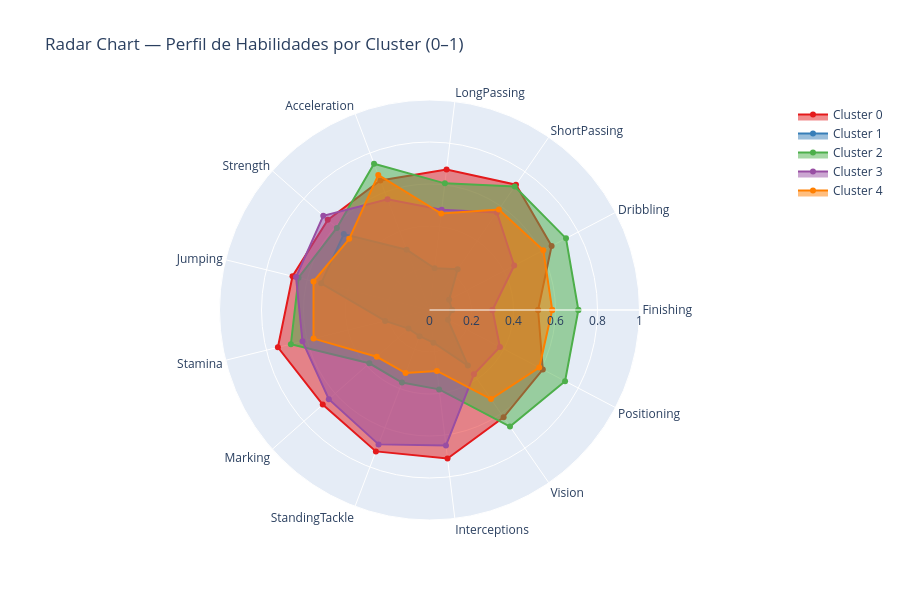

Notebook cell for this chart:
### Markdown cell above
### 8.1. Kruskal-Wallis y Test de Dunn

**Kruskal-Wallis** (ANOVA no paramétrico) evalúa si existe al menos un cluster
que difiere significativamente de los demás en cada variable, sin asumir normalidad.

**Test de Dunn** (post-hoc) identifica específicamente qué pares de clusters
difieren entre sí, con corrección de Bonferroni para múltiples comparaciones.

### Code cell
df_perfil = df.copy()
df_perfil['Cluster'] = cluster_labels

kw_df, all_dunn = perfilamiento_clusters(df_perfil, columnas, k_optimo)

### Figure 1 — Plotly figure (JSON) as saved in the notebook; plotly's stock layout.template omitted (floating-point values rounded to 4 significant figures)
{"data": [{"fill": "toself", "line": {"color": "rgb(228,26,28)"}, "name": "Cluster 0", "r": [0.5172, 0.6567, 0.7248, 0.6741, 0.6599, 0.6474, 0.6719, 0.7435, 0.6793, 0.7201, 0.7123, 0.6212, 0.6093, 0.5172], "theta": ["Finishing", "Dribbling", "ShortPassing", "LongPassing", "Acceleration", "Strength", "Jumping", "Stamina", "Marking", "StandingTackle", "Interceptions", "Vision", "Positioning", "Finishing"], "type": "scatterpolar"}, {"fill": "toself", "line": {"color": "rgb(55,126,184)"}, "name": "Cluster 1", "r": [0.1072, 0.1054, 0.236, 0.1999, 0.3073, 0.5454, 0.5312, 0.2177, 0.1333, 0.1333, 0.1569, 0.3218, 0.09908, 0.1072], "theta": ["Finishing", "Dribbling", "ShortPassing", "LongPassing", "Acceleration", "Strength", "Jumping", "Stamina", "Marking", "StandingTackle", "Interceptions", "Vision", "Positioning", "Finishing"], "type": "scatterpolar"}, {"fill": "toself", "line": {"color": "rgb(77,175,74)"}, "name": "Cluster 2", "r": [0.7089, 0.7341, 0.7144, 0.6075, 0.745, 0.5895, 0.6422, 0.6799, 0.3828, 0.3697, 0.3808, 0.6746, 0.729, 0.7089], "theta": ["Finishing", "Dribbling", "ShortPassing", "LongPassing", "Acceleration", "Strength", "Jumping", "Stamina", "Marking", "StandingTackle", "Interceptions", "Vision", "Positioning", "Finishing"], "type": "scatterpolar"}, {"fill": "toself", "line": {"color": "rgb(152,78,163)"}, "name": "Cluster 3", "r": [0.3001, 0.4554, 0.5647, 0.4811, 0.5635, 0.676, 0.6546, 0.623, 0.6407, 0.6844, 0.6504, 0.3723, 0.3789, 0.3001], "theta": ["Finishing", "Dribbling", "ShortPassing", "LongPassing", "Acceleration", "Strength", "Jumping", "Stamina", "Marking", "StandingTackle", "Interceptions", "Vision", "Positioning", "Finishing"], "type": "scatterpolar"}, {"fill": "toself", "line": {"color": "rgb(255,127,0)"}, "name": "Cluster 4", "r": [0.5844, 0.6121, 0.5816, 0.4629, 0.6881, 0.5109, 0.5687, 0.5689, 0.3358, 0.3213, 0.2924, 0.5153, 0.5902, 0.5844], "theta": ["Finishing", "Dribbling", "ShortPassing", "LongPassing", "Acceleration", "Strength", "Jumping", "Stamina", "Marking", "StandingTackle", "Interceptions", "Vision", "Positioning", "Finishing"], "type": "scatterpolar"}], "layout": {"height": 600, "polar": {"radialaxis": {"range": [0, 1], "visible": true}}, "title": {"text": "Radar Chart — Perfil de Habilidades por Cluster (0–1)"}}}
